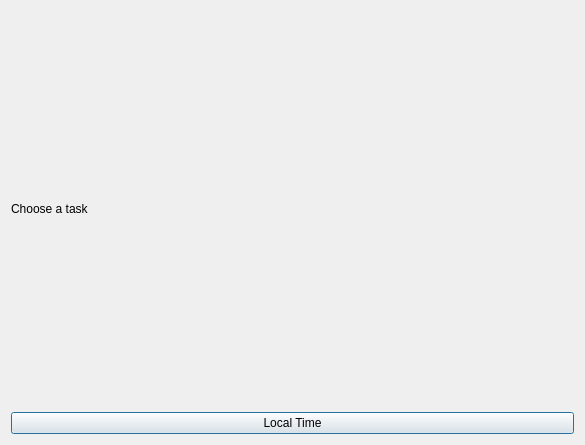
<?xml version="1.0" encoding="UTF-8"?>
<ui version="4.0">
 <class>TimeTasks</class>
 <widget class="QDialog" name="TimeTasks">
  <property name="geometry">
   <rect>
    <x>0</x>
    <y>0</y>
    <width>585</width>
    <height>445</height>
   </rect>
  </property>
  <property name="windowTitle">
   <string>Dialog</string>
  </property>
  <layout class="QVBoxLayout" name="verticalLayout">
   <item>
    <widget class="QLabel" name="label">
     <property name="text">
      <string>Choose a task</string>
     </property>
    </widget>
   </item>
   <item>
    <widget class="QPushButton" name="Local_Time">
     <property name="text">
      <string>Local Time</string>
     </property>
    </widget>
   </item>
  </layout>
 </widget>
 <resources/>
 <connections/>
</ui>
